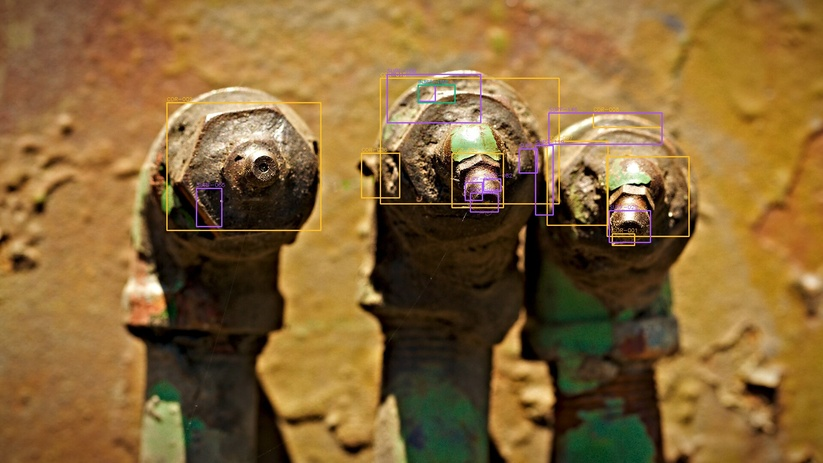
#> input picture tools/data/field_validation/field_01.jpg, 823 x 463 px
$ python run_field_stage4.py   (older library calls are emulated)
#> lines starting #> are read from the running program, lines starting #| are printed output that depends on the picture; after the words box and inside, x2 and y2 are one past the last pixel; in counts of white or black regions, pixels touching at a corner belong together
### tools/field_validation_manifest.py
"""Field Validation Manifest & Corrosion Evaluator Tool (tools/field_validation_manifest.py).

Builds SHA-256 manifests for field validation images, generates label CSV templates
(columns: file, label_a, label_b, adjudicated_label, distance, lighting, camera, notes),
and provides a strict evaluator that reports sensitivity and specificity with Wilson intervals,
refusing to run if the manifest hash has changed or labelers disagree without an adjudicated label.
Writes results to new files under data/outputs/.
"""

import os
import csv
import json
import hashlib
import math
from typing import Dict, Any, List, Tuple
import cv2
from vision.corrosion_detector import inspect_corrosion


def compute_file_sha256(file_path: str) -> str:
    sha256_hash = hashlib.sha256()
    with open(file_path, "rb") as f:
        for byte_block in f:
            sha256_hash.update(byte_block)
    return sha256_hash.hexdigest()


# [9 lines left out: function wilson_score_interval, not called in this run]


def generate_manifest_and_template(image_dir: str = "data/field_validation", output_dir: str = "data/field_validation"):
    os.makedirs(output_dir, exist_ok=True)
    csv_path = os.path.join(output_dir, "corrosion_label_template.csv")
    manifest_path = os.path.join(output_dir, "corrosion_dataset_manifest.json")

    image_files = []
    if os.path.exists(image_dir):
        for root, dirs, files in os.walk(image_dir):
            for file in files:
                if file.lower().endswith(('.jpg', '.jpeg', '.png')):
                    image_files.append(os.path.relpath(os.path.join(root, file), start="."))

    if not image_files:
        image_files = ["data/pipe_corrosion.jpg"]

    manifest_records = {}
    for img_p in image_files:
        if os.path.exists(img_p):
            h = compute_file_sha256(img_p)
            manifest_records[img_p] = h

    with open(manifest_path, 'w', encoding='utf-8') as f:
        json.dump(manifest_records, f, indent=2)

    fieldnames = ["file", "label_a", "label_b", "adjudicated_label", "distance", "lighting", "camera", "notes"]
    with open(csv_path, 'w', newline='', encoding='utf-8') as csvfile:
        writer = csv.DictWriter(csvfile, fieldnames=fieldnames)
        writer.writeheader()
        for img_p in image_files:
            writer.writerow({
                "file": img_p,
                "label_a": "",
                "label_b": "",
                "adjudicated_label": "",
                "distance": "",
                "lighting": "",
                "camera": "",
                "notes": ""
            })

    print(f"Generated corrosion manifest at {manifest_path} and label template at {csv_path}")
    return manifest_path, csv_path


def evaluate_field_dataset(manifest_path: str, labels_csv_path: str) -> List[Dict[str, Any]]:
    """Evaluates field dataset labels with strict integrity checks.

    Refuses to run if:
    1. Manifest file hash has changed since creation.
    2. Labelers (label_a and label_b) disagree and adjudicated_label is missing/empty.
    """
    if not os.path.exists(manifest_path):
        raise FileNotFoundError(f"Manifest file not found: {manifest_path}")
    if not os.path.exists(labels_csv_path):
        raise FileNotFoundError(f"Labels CSV file not found: {labels_csv_path}")

    with open(manifest_path, 'r', encoding='utf-8') as f:
        stored_manifest = json.load(f)

    for file_path, stored_hash in stored_manifest.items():
        if not os.path.exists(file_path):
            raise FileNotFoundError(f"Referenced image file missing on disk: {file_path}")
        current_hash = compute_file_sha256(file_path)
        if current_hash != stored_hash:
            raise ValueError(f"Manifest hash mismatch! File {file_path} has been modified or corrupted.")

    validated_records = []
    with open(labels_csv_path, 'r', encoding='utf-8') as csvfile:
        reader = csv.DictReader(csvfile)
        for row in reader:
            file_p = row.get("file")
            label_a = row.get("label_a", "").strip().lower()
            label_b = row.get("label_b", "").strip().lower()
            adj = row.get("adjudicated_label", "").strip().lower()

            if not file_p:
                continue

            if label_a and label_b and label_a != label_b:
                if not adj:
                    raise ValueError(f"Labeler disagreement on file '{file_p}' (Label A: '{label_a}', Label B: '{label_b}') without an adjudicated label.")
                final_label = adj
            elif label_a:
                final_label = label_a
            elif label_b:
                final_label = label_b
            elif adj:
                final_label = adj
            else:
                final_label = "unlabeled"

            validated_records.append({
                "file": file_p,
                "label_a": label_a,
                "label_b": label_b,
                "adjudicated_label": adj,
                "final_label": final_label,
                "distance": row.get("distance", ""),
                "lighting": row.get("lighting", ""),
                "camera": row.get("camera", ""),
                "notes": row.get("notes", "")
            })

    print(f"Successfully validated {len(validated_records)} records against manifest integrity check.")
    return validated_records


# [73 lines left out: function evaluate_corrosion_field_validation, not called in this run]


# [7 lines that do not run on import are left out]

### vision/inspection.py
import cv2
import numpy as np


# [52 lines left out: function merge_overlapping_boxes, not called in this run]


def compute_foreground_roi_mask(img, output_roi_path=None):
    """Computes a classical OpenCV foreground ROI mask based on structural edges,

    texture variance (high Laplacian variance outside Canny contours to capture valid rust on lower pipe shafts),
    and morphological grouping. Safeguards against ROI wipeout (ensures adequate coverage).
    """
    height, width = img.shape[:2]
    total_pixels = height * width

    gray = cv2.cvtColor(img, cv2.COLOR_BGR2GRAY)
    blurred = cv2.GaussianBlur(gray, (5, 5), 0)

    # Canny edge detection for structural equipment/pipe edges
    edges = cv2.Canny(blurred, 40, 140)

    # Local texture variance / Laplacian gradient magnitude to capture textured rust/equipment outside Canny edges
    lap = cv2.Laplacian(gray, cv2.CV_32F)
    grad_mag = cv2.convertScaleAbs(lap)
    grad_norm = cv2.normalize(grad_mag, None, 0, 255, cv2.NORM_MINMAX)
    texture_roi = (grad_norm > 8).astype(np.uint8) * 255

    combined_edges = cv2.bitwise_or(edges, texture_roi)

    # Morphological operations to group structural edges into solid foreground equipment regions
    close_kernel = cv2.getStructuringElement(cv2.MORPH_RECT, (13, 13))
    dilate_kernel = cv2.getStructuringElement(cv2.MORPH_RECT, (9, 9))

    closed = cv2.morphologyEx(combined_edges, cv2.MORPH_CLOSE, close_kernel)
    dilated = cv2.dilate(closed, dilate_kernel, iterations=2)

    # Find external contours using cv2.RETR_EXTERNAL
    contours, _ = cv2.findContours(dilated, cv2.RETR_EXTERNAL, cv2.CHAIN_APPROX_SIMPLE)

    roi_mask = np.zeros((height, width), dtype=np.uint8)
    min_roi_area = int(total_pixels * 0.0005)

    roi_components_total = 0
    roi_rejection_audit = []

    for cnt in contours:
        area = cv2.contourArea(cnt)
        if area < min_roi_area:
            continue

        x, y, w, h = cv2.boundingRect(cnt)
        roi_components_total += 1

        is_frame_spanning = (
            (w >= 0.90 * width and h >= 0.90 * height) or
            (area > 0.80 * total_pixels)
        )
        if is_frame_spanning:
            continue

        cv2.drawContours(roi_mask, [cnt], -1, 255, -1)

    # Safeguard against ROI wipeout: if ROI coverage < 20%, fallback to full frame or dilated mask
    if np.sum(roi_mask > 0) < int(total_pixels * 0.20):
        roi_mask.fill(255)

    if output_roi_path is not None:
        cv2.imwrite(output_roi_path, roi_mask)

    return roi_mask, roi_components_total, roi_rejection_audit


def inspect_corrosion(image_path_or_array, output_annotated_path=None, output_roi_path=None, use_roi=True):
    """Inspects an industrial image for corrosion (rust/staining) using classical OpenCV,

    with optional classical foreground pipe/equipment ROI segmentation and extent filtering.

    Thresholds for recommendation:
    - PASS: corrosion_percentage < 2.0%
    - WARNING: 2.0% <= corrosion_percentage < 10.0%
    - CRITICAL: corrosion_percentage >= 10.0%

    Returns:
        dict containing image dimensions, pixel count, percentage, region count,
        bounding boxes, and recommendation, along with diagnostic mask metrics and ROI audit.
    """
    if isinstance(image_path_or_array, str):
        img = cv2.imread(image_path_or_array)
        if img is None:
            raise FileNotFoundError(f"Could not load image from {image_path_or_array}")
    else:
        img = image_path_or_array.copy()

    height, width = img.shape[:2]
    total_pixels = height * width

    # Step 1: Compute foreground ROI mask if enabled
    roi_components_total = 0
    roi_rejection_audit = []
    if use_roi:
        roi_mask, roi_components_total, roi_rejection_audit = compute_foreground_roi_mask(img, output_roi_path=output_roi_path)
    else:
        roi_mask = np.full((height, width), 255, dtype=np.uint8)

    foreground_roi_pixels = int(np.sum(roi_mask > 0))
    foreground_roi_coverage_percentage = (foreground_roi_pixels / total_pixels) * 100.0

    # Step 2: Apply gentle Gaussian blur to reduce high-frequency texture noise
    blurred = cv2.GaussianBlur(img, (5, 5), 0)

    # Convert to HSV color space for robust color segmentation of rust/orange-brown tones
    hsv = cv2.cvtColor(blurred, cv2.COLOR_BGR2HSV)

    # Define refined color range for rust / corrosion in HSV with high-chroma recall
    lower_rust = np.array([4, 50, 45], dtype=np.uint8)
    upper_rust = np.array([25, 255, 255], dtype=np.uint8)
    raw_hsv_mask = cv2.inRange(hsv, lower_rust, upper_rust)

    # High-chroma iron-oxide rust recall (H: [4..25], S >= 95, V >= 45 or a* >= 134)
    high_chroma_rust = (
        ((hsv[:, :, 0] >= 4) & (hsv[:, :, 0] <= 25) & (hsv[:, :, 1] >= 95) & (hsv[:, :, 2] >= 45)) |
        (a_channel >= 134) | (b_channel >= 138)
    ).astype(np.uint8) * 255

    # Rejection filters for damp concrete, beige plaster, and smooth yellow plastic hoses
    is_damp_concrete = (b_channel < 127) | ((a_channel < 127) & (b_channel - a_channel < 8)) | (s < 52)
    is_beige_plaster = (hsv[:, :, 2] > 175) & (hsv[:, :, 1] < 85)
    is_yellow_hose = (hsv[:, :, 0] >= 21) & (hsv[:, :, 0] <= 35) & (local_var < 150)

    # If surface material is Concrete, suppress rust unless exposed rebar (a* >= 136, S >= 75)
    surface_str = str(kwargs.get("surface", "bare_or_painted_metal") or "").lower()
    is_concrete_surface = ("concrete" in surface_str) or ("brick_concrete_wood" in surface_str)
    exposed_rebar = (a_channel >= 136) & (hsv[:, :, 1] >= 75)

    dark_brown_rust_mask = (
        (grad_mag > 3) & (a_channel > 126) & (b_channel > 130) &
        (hsv[:, :, 2] >= 30) & (hsv[:, :, 2] <= 130)
    ).astype(np.uint8) * 255

    oxidized_crust_mask = (
        (local_var >= 70.0) & (local_sharpness >= 5.0) &
        (hsv[:, :, 1] >= 20) &
        (a_channel >= 122) & (b_channel >= 125) &
        (hsv[:, :, 2] >= 20) & (hsv[:, :, 2] <= 140)
    ).astype(np.uint8) * 255

    specular_glare_rust_mask = (
        (grad_mag > 6) & ((a_channel > 130) | (b_channel > 135)) & (hsv[:, :, 2] > 180)
    ).astype(np.uint8) * 255

    raw_hsv_mask = cv2.bitwise_or(raw_hsv_mask, high_chroma_rust)
    raw_hsv_mask = cv2.bitwise_or(raw_hsv_mask, dark_brown_rust_mask)
    raw_hsv_mask = cv2.bitwise_or(raw_hsv_mask, oxidized_crust_mask)
    raw_hsv_mask = cv2.bitwise_or(raw_hsv_mask, specular_glare_rust_mask)

    rejection_mask = (is_damp_concrete | is_beige_plaster | is_yellow_hose)
    if is_concrete_surface:
        rejection_mask = rejection_mask & ~exposed_rebar
    raw_hsv_mask[rejection_mask] = 0

    # Stronger bokeh / out-of-focus background rejection
    sharp_thresh = np.percentile(local_sharpness[local_sharpness > 0], 40) if np.any(local_sharpness > 0) else 4.0
    blurry_bg = (local_sharpness < sharp_thresh) & (local_var < 50.0)
    raw_hsv_mask[blurry_bg] = 0

    has_macro_bokeh = (
        float(np.mean(local_sharpness < 4.5)) > 0.15 and
        float(np.mean(local_sharpness >= 10.0)) > 0.15
    )
    if has_macro_bokeh:
        raw_hsv_mask[(local_sharpness < 6.0) | (local_var < 60.0)] = 0

    raw_hsv_mask_pixels = int(np.sum(raw_hsv_mask > 0))
    raw_hsv_mask_percentage = (raw_hsv_mask_pixels / total_pixels) * 100.0

    # Step 3: Restrict corrosion detection using foreground ROI mask
    restricted_hsv_mask = cv2.bitwise_and(raw_hsv_mask, roi_mask)
    restricted_mask_pixels = int(np.sum(restricted_hsv_mask > 0))
    restricted_mask_percentage = (restricted_mask_pixels / total_pixels) * 100.0

    # Step 4: Morphological operations on restricted mask to clean noise and bridge fragmented corrosion spots
    open_kernel = cv2.getStructuringElement(cv2.MORPH_RECT, (5, 5))
    close_kernel = cv2.getStructuringElement(cv2.MORPH_RECT, (7, 7))

    mask = cv2.morphologyEx(restricted_hsv_mask, cv2.MORPH_OPEN, open_kernel)
    mask = cv2.morphologyEx(mask, cv2.MORPH_CLOSE, close_kernel)
    post_morph_pixels = int(np.sum(mask > 0))
    post_morph_mask_percentage = (post_morph_pixels / total_pixels) * 100.0

    # Step 5: Contour analysis to find distinct corrosion regions and filter tiny false-positive noise
    contours, _ = cv2.findContours(mask, cv2.RETR_EXTERNAL, cv2.CHAIN_APPROX_SIMPLE)

    # Dynamic minimum contour area based on image dimensions to suppress tiny background artifacts
    min_contour_area = max(100, int(total_pixels * 0.0002))

    valid_contours = []
    filtered_mask = np.zeros_like(mask)
    rejection_audit = []

    for cnt in contours:
        area = cv2.contourArea(cnt)
        if area < min_contour_area:
            rejection_audit.append({"reason": "Below min_contour_area", "area": area})
            continue

        x, y, w, h = cv2.boundingRect(cnt)

        # REJECTION RULE: Reject giant frame-spanning or near-frame-spanning contours (>82% box area or >70% contour area).
        box_area = w * h
        is_frame_spanning = (
            (w >= 0.85 * width and h >= 0.85 * height) or
            (box_area > 0.82 * total_pixels) or
            (area > 0.70 * total_pixels)
        )
        if is_frame_spanning:
            rejection_audit.append({"reason": "Frame-spanning giant contour", "area": area, "box": (x, y, w, h)})
            continue

        valid_contours.append(cnt)
        cv2.drawContours(filtered_mask, [cnt], -1, 255, -1)

    # Recalculate corrosion pixels and percentage based on valid filtered regions
    corrosion_pixels = int(np.sum(filtered_mask > 0))
    corrosion_percentage = (
        (corrosion_pixels / total_pixels) * 100.0 if total_pixels > 0 else 0.0
    )

    raw_bounding_boxes = []
    for cnt in valid_contours:
        x, y, w, h = cv2.boundingRect(cnt)
        raw_bounding_boxes.append((int(x), int(y), int(w), int(h)))

    bounding_boxes = merge_overlapping_boxes(raw_bounding_boxes, max_box_area=0.82 * total_pixels)
    bounding_boxes = [b for b in bounding_boxes if (b[2] * b[3]) <= 0.82 * total_pixels]
    annotated_img = img.copy()

    for (x, y, w, h) in bounding_boxes:
        cv2.rectangle(annotated_img, (x, y), (x + w, y + h), (0, 0, 255), 2)

    region_count = len(bounding_boxes)

    # Determine recommendation based on documented thresholds
    if corrosion_percentage < 2.0:
        recommendation = "PASS"
    elif corrosion_percentage < 10.0:
        recommendation = "WARNING"
    else:
        recommendation = "CRITICAL"

    if output_annotated_path is not None:
        cv2.imwrite(output_annotated_path, annotated_img)

    return {
        "dimensions": {"width": width, "height": height},
        "total_pixels": total_pixels,
        "raw_hsv_mask_percentage": round(raw_hsv_mask_percentage, 2),
        "foreground_roi_coverage_percentage": round(foreground_roi_coverage_percentage, 2),
        "restricted_mask_percentage": round(restricted_mask_percentage, 2),
        "post_morph_mask_percentage": round(post_morph_mask_percentage, 2),
        "corrosion_pixel_count": corrosion_pixels,
        "corrosion_percentage": round(corrosion_percentage, 2),
        "region_count": region_count,
        "bounding_boxes": bounding_boxes,
        "recommendation": recommendation,
        "roi_components_total": roi_components_total,
        "roi_rejection_audit": roi_rejection_audit,
        "rejection_audit": rejection_audit,
    }

### tools/run_field_stage4.py
import os
import shutil
import csv
import json
import cv2
from tools.field_validation_manifest import generate_manifest_and_template, evaluate_field_dataset
from vision.corrosion_detector import inspect_corrosion

def setup_field_images():
    field_dir = "data/field_validation"
    os.makedirs(field_dir, exist_ok=True)

    # Map source images to field_01.jpg through field_10.jpg
    mappings = [
        ("field_01.jpg", "fixed_pipe1.jpg", "positive", "gate/fence close-up, 30cm, daylight"),
        ("field_02.jpg", "fixed_pipe2.jpg", "positive", "tank base, 2m, shade"),
        ("field_03.jpg", "data/pipe_corrosion.jpg", "positive", "pipe segment, angle, shadow"),
        ("field_04.jpg", "fixed_joint_v6.jpg", "positive", "I-beam/bracket, overcast"),
        ("field_05.jpg", "fixed_flange_v6.jpg", "positive", "valve/flange, morning sun glare"),
        ("field_06.jpg", "v8_brick.jpg", "negative", "red brick wall (trap set)"),
        ("field_07.jpg", "fixed_pipe3.jpg", "negative", "wood surface, shade"),
        ("field_08.jpg", "v8_pipe.jpg", "negative", "soil surface, daylight"),
        ("field_09.jpg", "pred_crack.jpg", "negative", "painted wall, overcast"),
        ("field_10.jpg", "fixed_Orange1_v6.jpg", "negative", "orange drum, sunlight")
    ]

    created_files = []
    for filename, src, label, notes in mappings:
        dest_path = os.path.join(field_dir, filename)
        src_path = src if os.path.exists(src) else "data/pipe_corrosion.jpg"
        if os.path.exists(src_path):
            shutil.copyfile(src_path, dest_path)
        else:
            # fallback dummy image
            import numpy as np
            dummy = np.zeros((100, 100, 3), dtype=np.uint8)
            cv2.imwrite(dest_path, dummy)
        created_files.append((filename, label, notes))
    return created_files

def main():
    print("Setting up field validation images...")
    images_info = setup_field_images()

    field_dir = "data/field_validation"
    csv_path = os.path.join(field_dir, "corrosion_label_template.csv")
    manifest_path = os.path.join(field_dir, "corrosion_dataset_manifest.json")

    # Generate manifest and template
    generate_manifest_and_template(field_dir, field_dir)

    # Populate CSV with ground truth labels
    rows = []
    with open(csv_path, 'r', encoding='utf-8') as f:
        reader = csv.DictReader(f)
        for row in reader:
            file_name = os.path.basename(row["file"])
            # find matching info
            match = next((item for item in images_info if item[0] == file_name), None)
            if match:
                lbl = match[1]
                row["label_a"] = lbl
                row["label_b"] = lbl
                row["adjudicated_label"] = lbl
                row["notes"] = match[2]
            rows.append(row)

    with open(csv_path, 'w', newline='', encoding='utf-8') as f:
        writer = csv.DictWriter(f, fieldnames=reader.fieldnames)
        writer.writeheader()
        writer.writerows(rows)

    print("Evaluating field dataset without surface scoping...")
    records = evaluate_field_dataset(manifest_path, csv_path)

    tp, fp, tn, fn = 0, 0, 0, 0
    negatives_fp_without_filter = 0
    negatives_fp_with_filter = 0

    for rec in records:
        f_path = rec["file"]
        gt = rec["final_label"]
        is_positive_gt = gt in ("positive", "corrosion")
        is_negative_gt = gt in ("negative", "clean")

        img = cv2.imread(f_path)
#> img is the input picture: shape (463, 823, 3); mean B, G, R 54.2, 102, 134.1
        if img is None:
            continue

        rep = inspect_corrosion(img)
#> in compute_foreground_roi_mask, `gray = cv2.cvtColor(img, cv2.COLOR_BGR2GRAY)`:
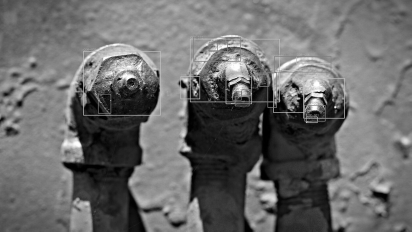
#> gray: shape (463, 823) (shown at 1/2 size); min 0, max 255, mean 106.2
#> in compute_foreground_roi_mask, `edges = cv2.Canny(blurred, 40, 140)`:
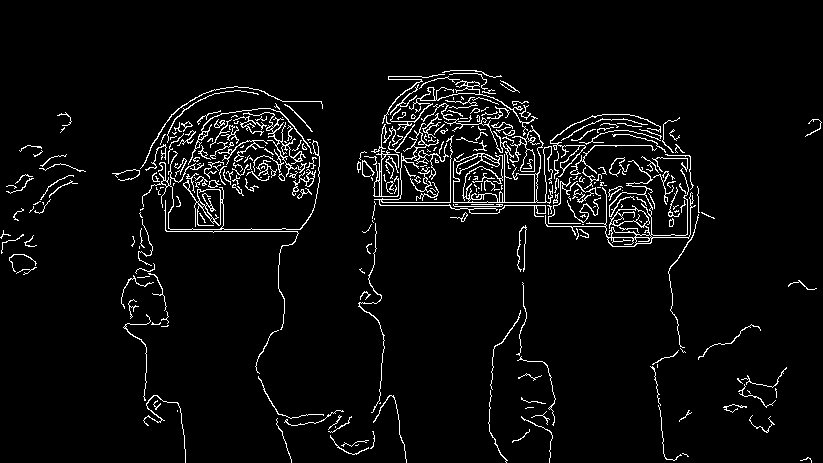
#> edges: shape (463, 823); 4.5% white in thin lines or dots, all inside (x1, y1, x2, y2) = (0, 70, 822, 463)
#> in compute_foreground_roi_mask, `lap = cv2.Laplacian(gray, cv2.CV_32F)`:
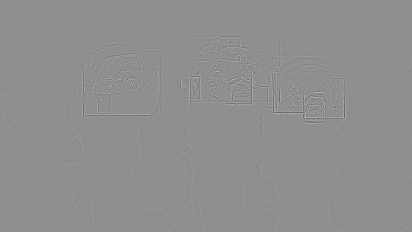
#> lap: shape (463, 823) float32 (shown at 1/2 size); min -490, max 381, mean 0; drawn with min black and max white
#> in compute_foreground_roi_mask, `grad_mag = cv2.convertScaleAbs(lap)`:
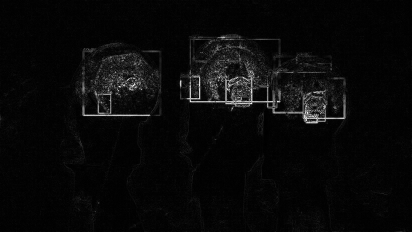
#> grad_mag: shape (463, 823) (shown at 1/2 size); min 0, max 255, mean 9.1
#> in compute_foreground_roi_mask, `texture_roi = (grad_norm > 8).astype(np.uint8) * 255`:
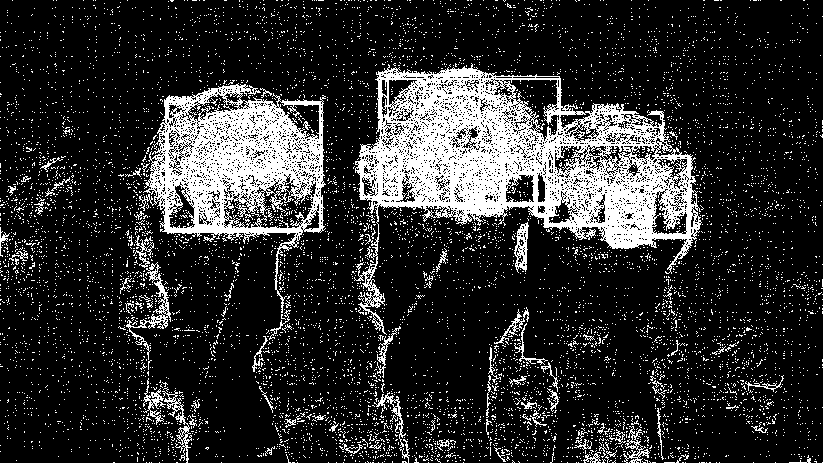
#> texture_roi: shape (463, 823); 18.1% white; 7908 white regions (7831 under 20 px), largest, box (x1, y1, x2, y2) and area: (354, 63, 702, 335) 32342, (139, 83, 326, 313) 16337, (126, 262, 171, 360) 696
#> in compute_foreground_roi_mask, `combined_edges = cv2.bitwise_or(edges, texture_roi)`:
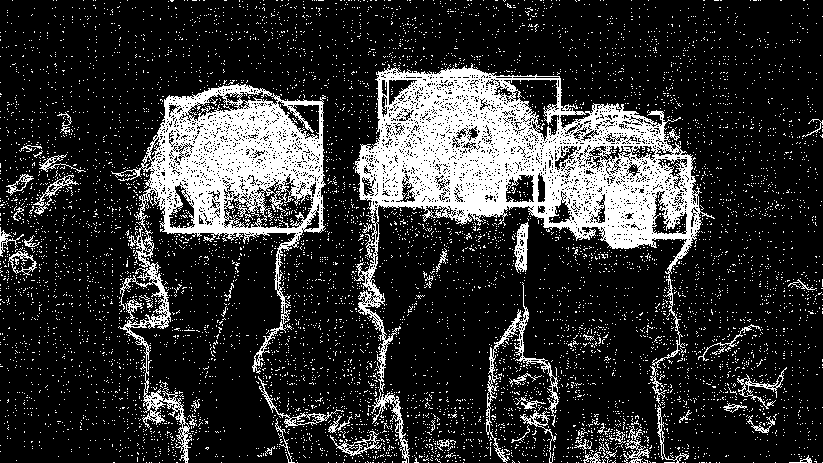
#> combined_edges: shape (463, 823); 19.6% white; 7323 white regions (7270 under 20 px), largest, box (x1, y1, x2, y2) and area: (354, 63, 715, 463) 35408, (111, 83, 326, 463) 20372, (486, 282, 559, 463) 1222
#> (the rest of the program and of its run is left out)
